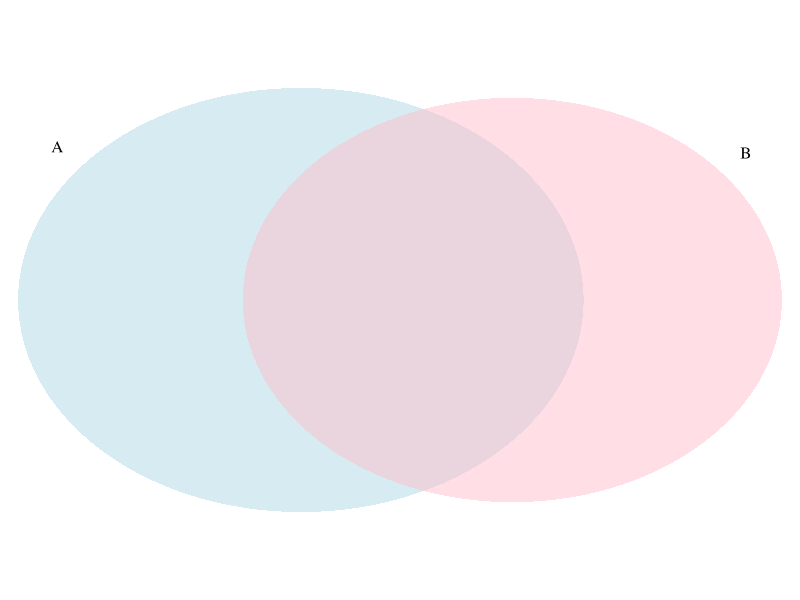
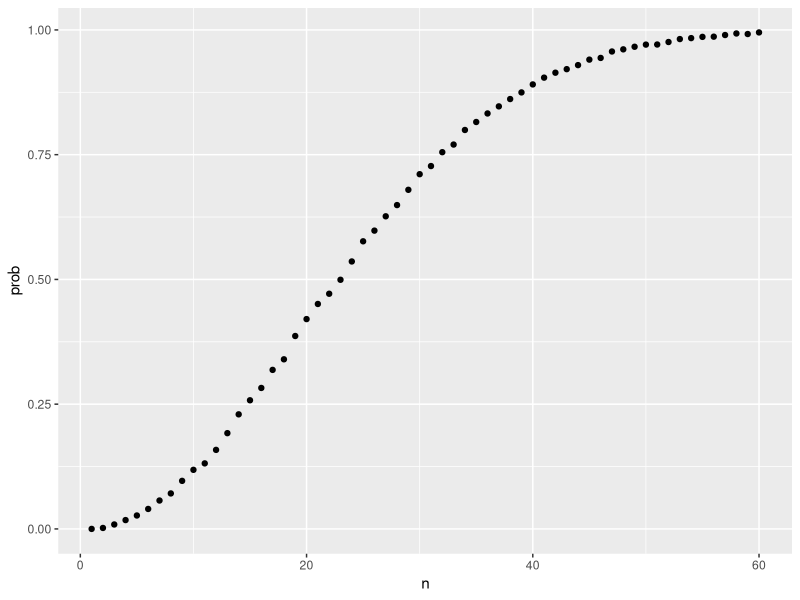
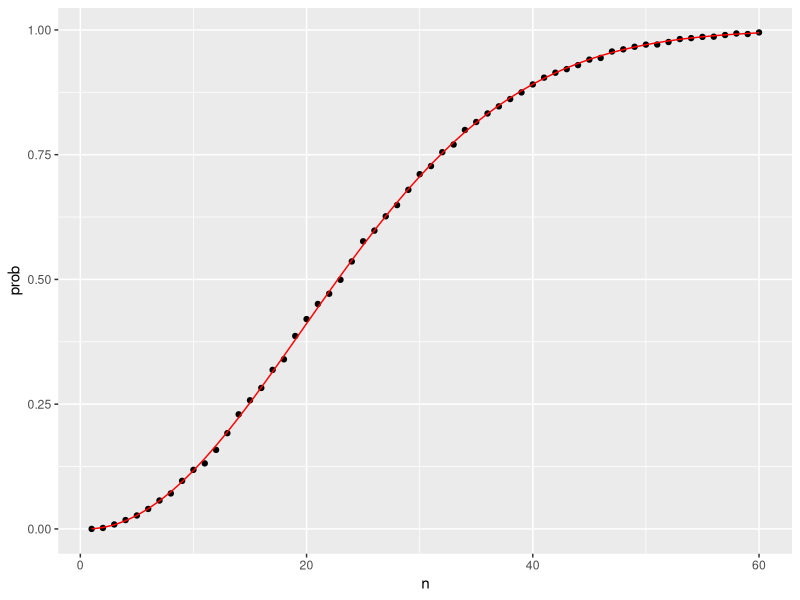
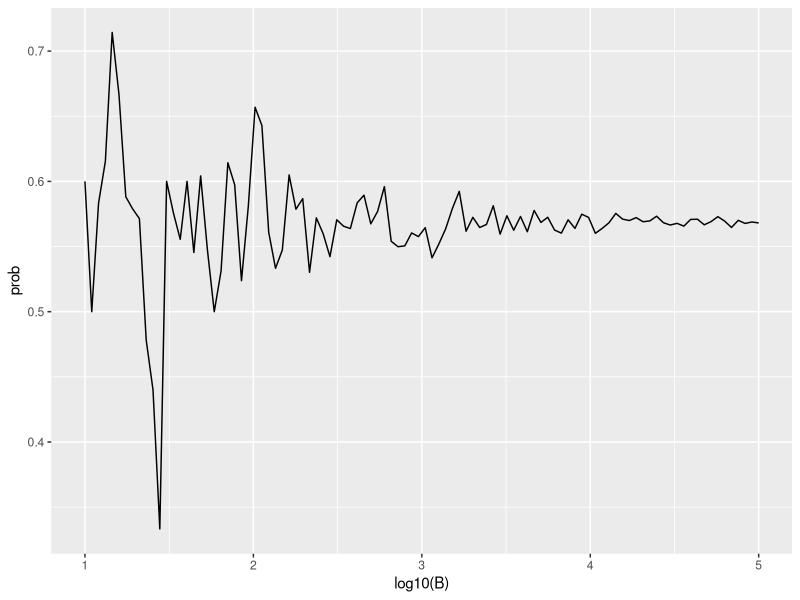

Reproduce these figures in R, in order.
## ---- chunk 1
beads <- rep(c("red", "blue"), times = c(2,3))
beads
## ---- chunk 2
sample(beads, 1)
## ---- chunk 3
B <- 10000
events <- replicate(B, sample(beads, 1))
## ---- chunk 4
tab <- table(events)
tab
## ---- chunk 5
prop.table(tab)
## ---- chunk 6
set.seed(1986) 
## ---- chunk 7
sample(beads, 5)
sample(beads, 5)
sample(beads, 5)
## ---- chunk 8
events <- sample(beads, B, replace = TRUE)
prop.table(table(events))
## ---- chunk 9
set.seed(1)
## ---- chunk 10
x <- sample(beads, 5)
## ---- chunk 11
x[2:5]
## ---- chunk 12
library(VennDiagram)
grid.newpage()
tmp <- draw.pairwise.venn(22, 20, 11, category = c("A", "B"), 
                   lty = rep("blank", 2), 
                   fill = c("light blue", "pink"), 
                   alpha = rep(0.5, 2),  
                   cat.dist = rep(0.025, 2), cex=0)
## ---- chunk 13
number <- "Three"
suit <- "Hearts"
paste(number, suit)
## ---- chunk 14
paste(letters[1:5], as.character(1:5))
## ---- chunk 15
expand.grid(pants = c("blue", "black"), shirt = c("white", "grey", "plaid"))
## ---- chunk 16
suits <- c("Diamonds", "Clubs", "Hearts", "Spades")
numbers <- c("Ace", "Deuce", "Three", "Four", "Five", 
             "Six", "Seven", "Eight", "Nine", "Ten", 
             "Jack", "Queen", "King")
deck <- expand.grid(number=numbers, suit=suits)
deck <- paste(deck$number, deck$suit)
## ---- chunk 17
kings <- paste("King", suits)
mean(deck %in% kings)
## ---- chunk 18
library(gtools)
permutations(3, 2)
## ---- chunk 19
all_phone_numbers <- permutations(10, 7, v = 0:9)
n <- nrow(all_phone_numbers)
index <- sample(n, 5)
all_phone_numbers[index,]
## ---- chunk 20
hands <- permutations(52, 2, v = deck)
## ---- chunk 21
first_card <- hands[,1]
second_card <- hands[,2]
## ---- chunk 22
kings <- paste("King", suits)
sum(first_card %in% kings)
## ---- chunk 23
sum(first_card %in% kings & second_card %in% kings) /
  sum(first_card %in% kings)
## ---- chunk 24
mean(first_card %in% kings & second_card %in% kings) /
  mean(first_card %in% kings)
## ---- chunk 25
permutations(3,2)
combinations(3,2)
## ---- chunk 26
aces <- paste("Ace", suits)

facecard <- c("King", "Queen", "Jack", "Ten")
facecard <- expand.grid(number = facecard, suit = suits)
facecard <- paste(facecard$number, facecard$suit)

hands <- combinations(52, 2, v = deck)
mean(hands[,1] %in% aces & hands[,2] %in% facecard)
## ---- chunk 27
mean((hands[,1] %in% aces & hands[,2] %in% facecard) |
       (hands[,2] %in% aces & hands[,1] %in% facecard))
## ---- chunk 28
hand <- sample(deck, 2)
hand
## ---- chunk 29
(hands[1] %in% aces & hands[2] %in% facecard) | 
  (hands[2] %in% aces & hands[1] %in% facecard)
## ---- chunk 30
blackjack <- function(){
   hand <- sample(deck, 2)
  (hand[1] %in% aces & hand[2] %in% facecard) | 
    (hand[2] %in% aces & hand[1] %in% facecard)
}
## ---- chunk 31
blackjack()
## ---- chunk 32
B <- 10000
results <- replicate(B, blackjack())
mean(results)
## ---- chunk 33
set.seed(1)
## ---- chunk 34
n <- 50
bdays <- sample(1:365, n, replace = TRUE)
## ---- chunk 35
duplicated(c(1,2,3,1,4,3,5))
## ---- chunk 36
any(duplicated(bdays))
## ---- chunk 37
same_birthday <- function(n){
  bdays <- sample(1:365, n, replace=TRUE)
  any(duplicated(bdays))
}

B <- 10000
results <- replicate(B, same_birthday(50))
mean(results)
## ---- chunk 38
compute_prob <- function(n, B=10000){
  results <- replicate(B, same_birthday(n))
  mean(results)
}
## ---- chunk 39
n <- seq(1,60)
prob <- sapply(n, compute_prob)
## ---- chunk 40
library(tidyverse)
prob <- sapply(n, compute_prob)
qplot(n, prob)
## ---- chunk 41
exact_prob <- function(n){
  prob_unique <- seq(365,365-n+1)/365 
  1 - prod( prob_unique)
}
eprob <- sapply(n, exact_prob)

qplot(n, prob) + 
  geom_line(aes(n, eprob), col = "red")
## ---- chunk 42
B <- 10^seq(1, 5, len = 100)
compute_prob <- function(B, n=25){
  same_day <- replicate(B, same_birthday(n))
  mean(same_day)
}
prob <- sapply(B, compute_prob)
qplot(log10(B), prob, geom = "line")
## ---- chunk 43
B <- 10000
stick <- replicate(B, {
  doors <- as.character(1:3)
  prize <- sample(c("car", "goat", "goat"))
  prize_door <- doors[prize == "car"]
  my_pick  <- sample(doors, 1)
  show <- sample(doors[!doors %in% c(my_pick, prize_door)],1)
  stick <- my_pick
  stick == prize_door
})
mean(stick)
## ---- chunk 44
switch <- replicate(B, {
  doors <- as.character(1:3)
  prize <- sample(c("car", "goat", "goat"))
  prize_door <- doors[prize == "car"]
  my_pick  <- sample(doors, 1)
  show <- sample(doors[!doors %in% c(my_pick, prize_door)], 1)
  stick <- my_pick
  switch <- doors[!doors%in%c(my_pick, show)]
  switch == prize_door
})
mean(switch)
